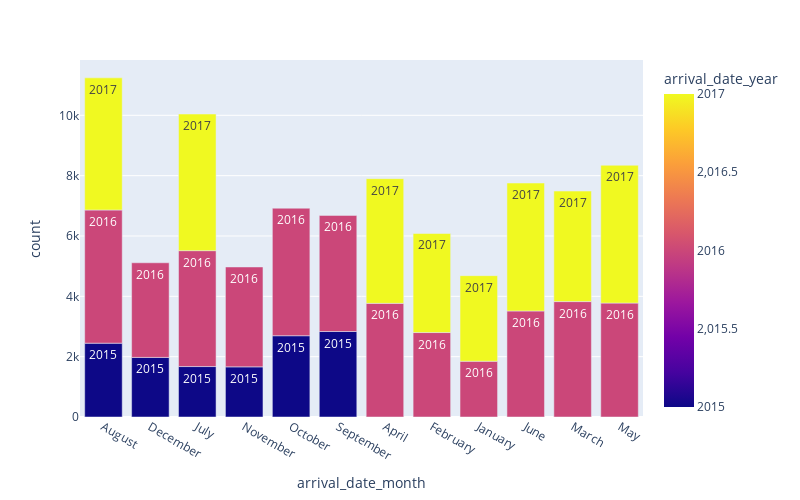

Write notebook code for a chart like this one.
### Code cell
hotel_month = df.groupby(['arrival_date_year','arrival_date_month'])
hotel_month.size()
hotel_month = pd.DataFrame(hotel_month.size(), columns=['count'])
hotel_month.reset_index(inplace=True)
hotel_month['percentage'] = hotel_month['count']*100/hotels['count'].sum()
hotel_month
px.bar(hotel_month,x='arrival_date_month',y = 'count',color='arrival_date_year',text= 'arrival_date_year',width = 800,height=500 )

### Figure 1 — Plotly figure (JSON) as saved in the notebook; plotly's stock layout.template omitted (floating-point values rounded to 4 significant figures)
{"data": [{"hovertemplate": "arrival_date_month=%{x}<br>count=%{y}<br>arrival_date_year=%{marker.color}<extra></extra>", "legendgroup": "", "marker": {"color": [2015, 2015, 2015, 2015, 2015, 2015, 2016, 2016, 2016, 2016, 2016, 2016, 2016, 2016, 2016, 2016, 2016, 2016, 2017, 2017, 2017, 2017, 2017, 2017, 2017, 2017], "coloraxis": "coloraxis", "pattern": {"shape": ""}}, "name": "", "orientation": "v", "showlegend": false, "text": [2015.0, 2015.0, 2015.0, 2015.0, 2015.0, 2015.0, 2016.0, 2016.0, 2016.0, 2016.0, 2016.0, 2016.0, 2016.0, 2016.0, 2016.0, 2016.0, 2016.0, 2016.0, 2017.0, 2017.0, 2017.0, 2017.0, 2017.0, 2017.0, 2017.0, 2017.0], "textposition": "auto", "type": "bar", "x": ["August", "December", "July", "November", "October", "September", "April", "August", "December", "February", "January", "July", "June", "March", "May", "November", "October", "September", "April", "August", "February", "January", "July", "June", "March", "May"], "xaxis": "x", "y": [2447, 1975, 1672, 1662, 2694, 2834, 3767, 4415, 3137, 2799, 1849, 3842, 3515, 3826, 3777, 3311, 4227, 3848, 4133, 4380, 3284, 2836, 4529, 4241, 3663, 4567], "yaxis": "y"}], "layout": {"barmode": "relative", "coloraxis": {"colorbar": {"title": {"text": "arrival_date_year"}}, "colorscale": [[0, "#0d0887"], [0.1111, "#46039f"], [0.2222, "#7201a8"], [0.3333, "#9c179e"], [0.4444, "#bd3786"], [0.5556, "#d8576b"], [0.6667, "#ed7953"], [0.7778, "#fb9f3a"], [0.8889, "#fdca26"], [1, "#f0f921"]]}, "height": 500, "legend": {"tracegroupgap": 0}, "margin": {"t": 60}, "width": 800, "xaxis": {"anchor": "y", "domain": [0, 1], "title": {"text": "arrival_date_month"}}, "yaxis": {"anchor": "x", "domain": [0, 1], "title": {"text": "count"}}}}
